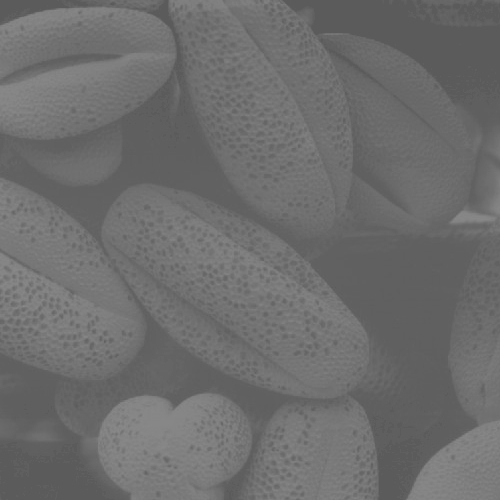
#> input picture immagini/Immagini/granelli.jpg, 500 x 500 px, found by its file name
$ jupyter execute --allow-errors teoria.ipynb
#> lines starting #> are read from the running program, lines starting #| are printed output that depends on the picture
[cell 1]
import numpy as np

V = np.array([1,2,3,4,5,6]) # crea un array di qualsisi dimensione
M = np.array([[1,2,3], [4,5,6]]) # crea una matrice di qualsiasi dimensione; lista di liste

# stampa dimensione dell'array n-dimensionale -> Tupla
print(V.shape)
print(M.shape)

# stampa del tipo dell'array n-dimensionale
print(V.dtype)
print(M.dtype)

# casting
M2 = np.float32(M) # creo una nuova matrice
print(M2)
print(M2.dtype)

# array e matrici
# Non fare assegnazioni dirette. A = V, è un uguaglianza tra riferimenti.
# per copiare, esiste la funzione per copiare.

A = np.copy(V)
A[1] = 0

# creare un vettore di numeri progressivi
P = np.arange(10) # Array da 0 a 9
P = np.arange(5,10) # Array da 5 a 9
P = np.arange(5,10,3) # [5,8]

# Accesso alla matrice

#selezione colonna
# print(M[0:2, 1]) oppure
print(M[:,0])

#selezione riga
print(M[1, :])

print(M[:, ::2])

[cell 2]
# statistiche sulle matrici

min_M = np.min(M)

min_row = np.min(M,0) # minimo lungo la riga 0
min_column = np.min(M,1) # minimo lungo le colonne

print(M)
print(min_row, min_column)

# salva array n-dimensionale
np.save('array.npy', M)

# carica array
L = np.load('array.npy')

[cell 3]
# moduli da importare SEMPRE
import numpy as np
import matplotlib.pyplot as plt
import scipy.ndimage as ndi
import skimage.io as io

# immagini su scala di grigio
# x = io.imread(".\immagini\Immagini\dorian.jpg") # conosce le dimensioni dall'header di jpg
# (M, N) = x.shape # storiamo le dimensioni delle immagini

# plt.figure(1)
# plt.imshow(x, clim=[0,255], cmap = 'gray') # assegna a 0 il nero e a 255 il bianco
# plt.colorbar()

# immagine senza clim
y = io.imread(".\immagini\Immagini\granelli.jpg") # conosce le dimensioni dall'header di jpg
#> y is the input picture: shape (500, 500); min 90, max 138, mean 109.1
(M, N) = y.shape # storiamo le dimensioni delle immagini
#> M = 500; N = 500

plt.figure(1)
plt.imshow(y,cmap = 'gray') # assegna a 0 il nero e a 255 il bianco
plt.colorbar()

# qui osserviamo che nero e bianco sono invertiti. L'istogramma non è stato toccato, il minimo è sempre 90 e il massimo 140
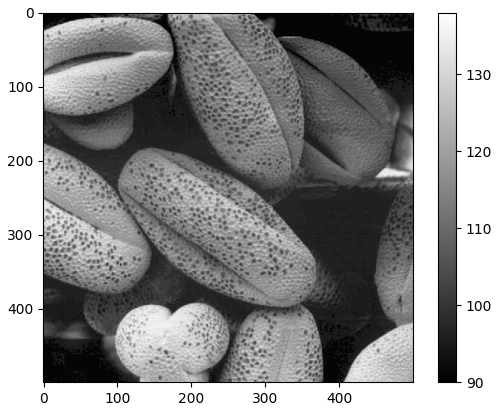
#> figure drawn by matplotlib, 2 panels

[cell 4]
# moduli da importare SEMPRE
import numpy as np
import matplotlib.pyplot as plt
import scipy.ndimage as ndi
import skimage.io as io

y = io.imread(".\immagini\Immagini\granelli.jpg") # conosce le dimensioni dall'header di jpg
(M, N) = y.shape # storiamo le dimensioni delle immagini

plt.figure(1)
plt.imshow(y) # assegna a 0 il nero e a 255 il bianco
plt.colorbar()

# dove ha preso questi colori? Questa è una rappresentazione in falsi colori, ha preso
# una mappa di default. Se non specifichiamo cmap, ce la fa vedere a colori (a caso)
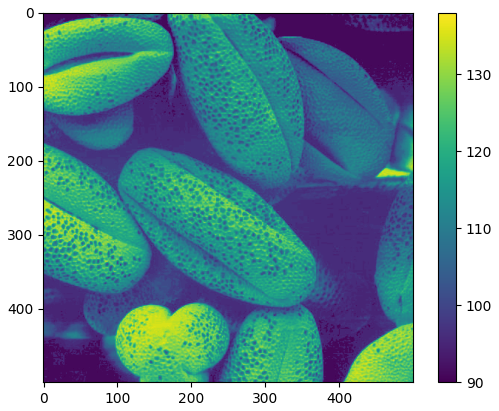
#> figure drawn by matplotlib, 2 panels

[cell 5]
# lettura immagine formato non std (raw)

# qui non c'è informazione su nulla, nè dimensioni nè formato

import numpy as np
import matplotlib.pyplot as plt
import scipy.ndimage as ndi
import skimage.io as io

#> (the rest of this cell did not finish here and is left out)

[cell 6]
# 2.1
# prova ipersassuolo
path = ".\immagini\Immagini\lena.jpg"
import numpy as np
import matplotlib.pyplot as plt
import scipy.ndimage as ndi
import skimage.io as io

#> (the rest of this cell did not finish here and is left out)

[cell 7]
# prendiamo l'immagine a colori, estraiamo le bande RGB

path = ".\\immagini\\Immagini\\fragole.jpg"
plt.close('all')
x = io.imread(path)
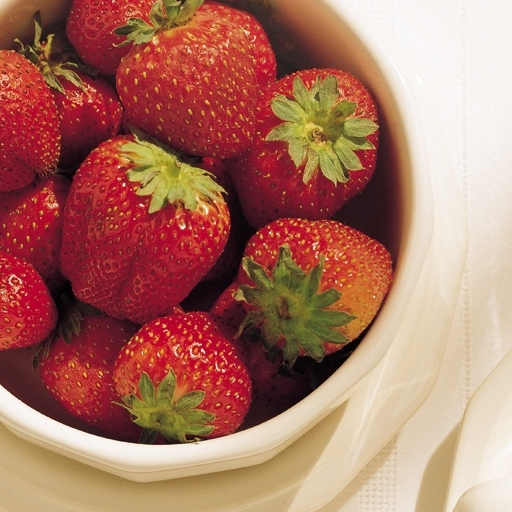
#> input picture immagini/Immagini/fragole.jpg, 512 x 512 px, found by its file name
#> x is the input picture: shape (512, 512, 3); mean R, G, B 171.3, 115.6, 99.6
plt.figure()
plt.imshow(x)

R = x[:,:,0]
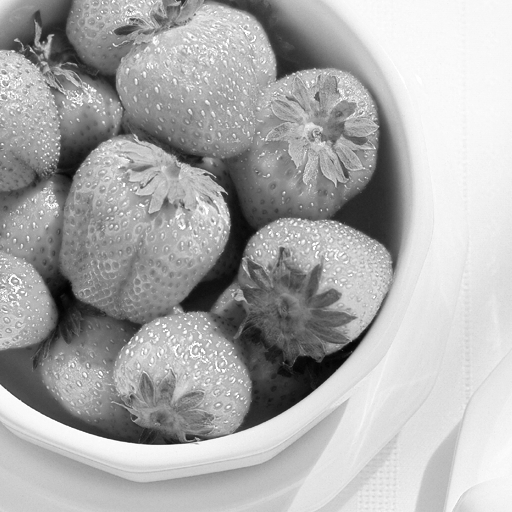
#> R: shape (512, 512); min 2, max 255, mean 171.3
plt.figure()
plt.imshow(R, clim = [0,255], cmap = 'gray')
plt.title('componente di rosso')

G = x[:,:,1]
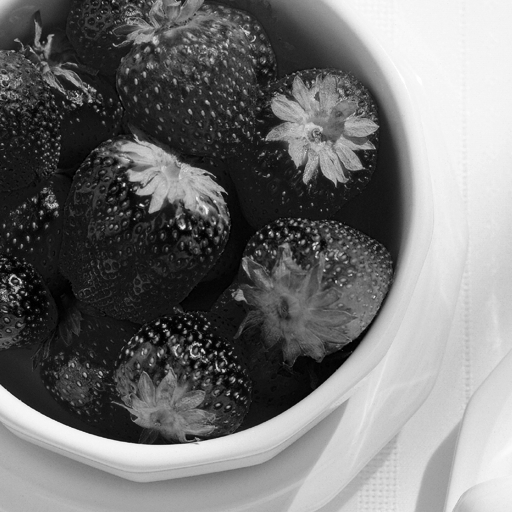
#> G: shape (512, 512); min 0, max 255, mean 115.6
plt.figure()
plt.imshow(G, clim = [0,255], cmap = 'gray')
plt.title('componente di verde')

B = x[:,:,2]
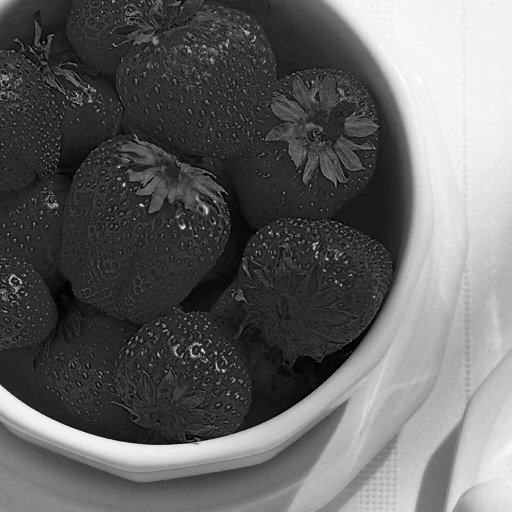
#> B: shape (512, 512); min 0, max 255, mean 99.6
plt.figure()
plt.imshow(B, clim = [0,255], cmap = 'gray')
plt.title('componente di blu')

M = x.shape[0]
#> M = 512
N = x.shape[1]
#> N = 512
R = np.zeros((M,N), x.dtype) # annullamento componente rossa
y = np.stack((R,G,B), -1)
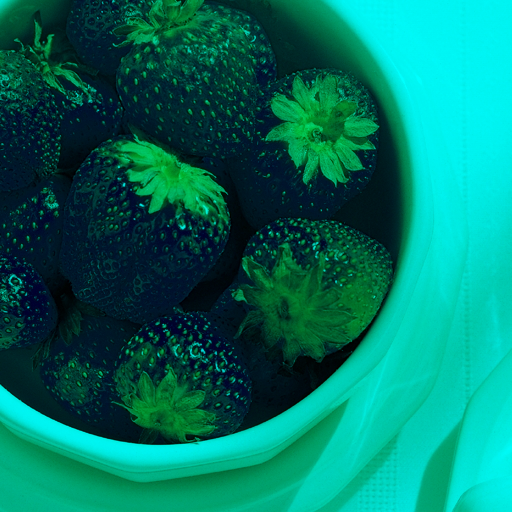
#> y: shape (512, 512, 3); mean R, G, B 0, 115.6, 99.6
plt.figure()
plt.imshow(y)
